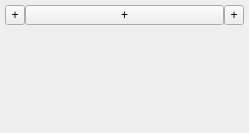
<?xml version="1.0" encoding="UTF-8"?>
<ui version="4.0">
 <class>ObjectContainer</class>
 <widget class="QWidget" name="ObjectContainer">
  <property name="geometry">
   <rect>
    <x>0</x>
    <y>0</y>
    <width>249</width>
    <height>133</height>
   </rect>
  </property>
  <property name="sizePolicy">
   <sizepolicy hsizetype="Fixed" vsizetype="Expanding">
    <horstretch>0</horstretch>
    <verstretch>0</verstretch>
   </sizepolicy>
  </property>
  <property name="windowTitle">
   <string>Form</string>
  </property>
  <layout class="QVBoxLayout" name="mainLayout" stretch="0,0">
   <property name="spacing">
    <number>0</number>
   </property>
   <property name="leftMargin">
    <number>5</number>
   </property>
   <property name="topMargin">
    <number>5</number>
   </property>
   <property name="rightMargin">
    <number>5</number>
   </property>
   <property name="bottomMargin">
    <number>0</number>
   </property>
   <item>
    <widget class="QWidget" name="header" native="true">
     <layout class="QHBoxLayout" name="headerLayout" stretch="0,0,0">
      <property name="spacing">
       <number>0</number>
      </property>
      <property name="margin">
       <number>0</number>
      </property>
      <item>
       <widget class="QToolButton" name="foldBtn">
        <property name="maximumSize">
         <size>
          <width>20</width>
          <height>20</height>
         </size>
        </property>
        <property name="text">
         <string>+</string>
        </property>
       </widget>
      </item>
      <item>
       <widget class="QToolButton" name="nameBtn">
        <property name="sizePolicy">
         <sizepolicy hsizetype="Expanding" vsizetype="Fixed">
          <horstretch>0</horstretch>
          <verstretch>0</verstretch>
         </sizepolicy>
        </property>
        <property name="maximumSize">
         <size>
          <width>99999</width>
          <height>20</height>
         </size>
        </property>
        <property name="text">
         <string>+</string>
        </property>
       </widget>
      </item>
      <item>
       <widget class="QToolButton" name="menuBtn">
        <property name="maximumSize">
         <size>
          <width>20</width>
          <height>20</height>
         </size>
        </property>
        <property name="text">
         <string>+</string>
        </property>
       </widget>
      </item>
     </layout>
    </widget>
   </item>
   <item>
    <widget class="QWidget" name="body" native="true">
     <property name="sizePolicy">
      <sizepolicy hsizetype="Preferred" vsizetype="Expanding">
       <horstretch>0</horstretch>
       <verstretch>0</verstretch>
      </sizepolicy>
     </property>
     <layout class="QVBoxLayout" name="bodyLayout">
      <property name="spacing">
       <number>0</number>
      </property>
      <property name="margin">
       <number>0</number>
      </property>
     </layout>
    </widget>
   </item>
  </layout>
 </widget>
 <resources/>
 <connections/>
</ui>
